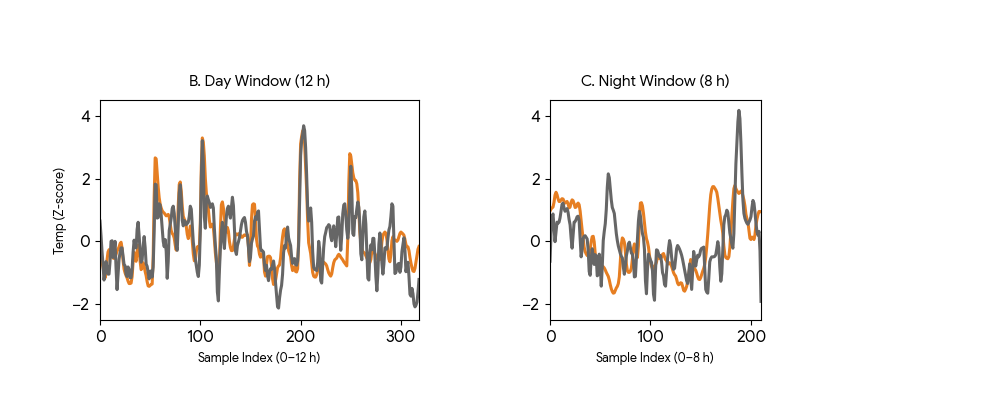
#> input picture Code_Generated_Image.png, 1000 x 400 px
$ jupyter execute physiological_synchrony_end_to_end3.ipynb
#> lines starting #> are read from the running program, lines starting #| are printed output that depends on the picture; after the words box and inside, x2 and y2 are one past the last pixel; in counts of white or black regions, pixels touching at a corner belong together
# End-to-End Physiological Synchrony Analysis: Occlusion-Aware Plot Digitization & Spectral Surrogate Testing

This notebook implements a fully transparent, reproducible pipeline that:
1. **Loads and crops** the source slide image (`Code_Generated_image.png`) into Day (Panel B, 12 h) and Night (Panel C, 8 h) regions of interest.
2. **Extracts overlapping time series** via RGB chromaticity/luminance thresholding and **occlusion-aware reconstruction** (`mal[t] = fem[t]` where the opaque foreground gray trace obscures the background orange trace), followed by 3-point binomial smoothing (`[0.25, 0.5, 0.25]`) and Z-score standardization.
3. **Evaluates statistical significance** using FFT phase-randomized surrogate time series (`phaseScrambleTS`), preserving each trace's exact power spectrum and autocorrelation structure while destroying cross-animal phase coupling.

## 1. Image Loading, Cropping & Occlusion-Aware Extraction

Standard plot-digitizing tools default to linear or spline interpolation across missing segments. When two physiological traces overlap because one curve is plotted opaquely on top of another, linear interpolation cuts across shared peaks and systematically biases cross-correlation downward. Instead, columns where the background orange curve disappears while the foreground gray curve is present are assigned the foreground coordinate (`mal[t] = fem[t]`).

[cell 1]
import numpy as np
import numpy as np
import matplotlib.pyplot as plt
from PIL import Image


def extract_occluded_traces(
    img_rgb,
    crop_box,
    gray_thresh=35,
    orange_sat_thresh=40,
    overlap_px_thresh=2.5,
    zscore=True,
):
    """
    Digitizes two overlapping curves (foreground gray, background orange) from
    a cropped plot region using an occlusion-aware foreground prior.
    Flags occlusion both when orange completely vanishes (len(o_rows) == 0)
    and when partial stroke overlap brings centroids within `overlap_px_thresh`.
    """
#> called with crop_box = (102, 421, 102, 318), gray_thresh = 35, orange_sat_thresh = 40, overlap_px_thresh = 2.5, zscore = True
    x0, x1, y0, y1 = crop_box
    roi = img_rgb[y0:y1, x0:x1].astype(float)
    R, G, B = roi[:, :, 0], roi[:, :, 1], roi[:, :, 2]
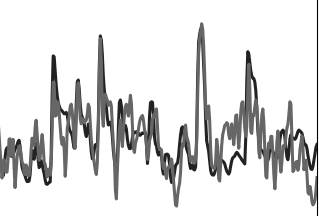
#> B: shape (216, 319) float64; min 0, max 255, mean 223.5

    channel_spread = np.max(roi, axis=2) - np.min(roi, axis=2)
    luminance = np.mean(roi, axis=2)
    gray_mask = (channel_spread < gray_thresh) & (luminance < 210)
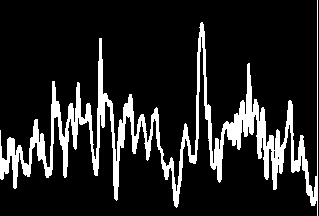
#> gray_mask: shape (216, 319) bool; 14.2% white; 1 white region, box (x1, y1, x2, y2) and area: (0, 0, 318, 216) 9763
    orange_mask = ((R - B) > orange_sat_thresh) & (R > G)
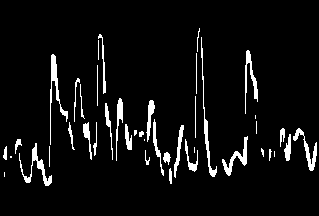
#> orange_mask: shape (216, 319) bool; 5.8% white; 43 white regions (9 under 20 px), largest, box (x1, y1, x2, y2) and area: (50, 54, 68, 145) 343, (19, 143, 52, 186) 317, (201, 37, 217, 177) 304

    n_cols = roi.shape[1]
#> n_cols = 319
    height = roi.shape[0]
#> height = 216
    fem_y = np.full(n_cols, np.nan)
    mal_y = np.full(n_cols, np.nan)
    occlusion_mask = np.zeros(n_cols, dtype=bool)

    for col in range(n_cols):
        g_rows = np.where(gray_mask[:, col])[0]
        o_rows = np.where(orange_mask[:, col])[0]

        if len(g_rows) > 0:
            fem_y[col] = height - np.median(g_rows)

        if len(o_rows) > 0:
            raw_mal = height - np.median(o_rows)
            # If gray is present and centroids are within stroke width, partial occlusion
            # skews the visible orange edge pixels -> snap to foreground center
            if len(g_rows) > 0 and abs(fem_y[col] - raw_mal) <= overlap_px_thresh:
                mal_y[col] = fem_y[col]
                occlusion_mask[col] = True
            else:
                mal_y[col] = raw_mal
        elif len(g_rows) > 0:
            mal_y[col] = fem_y[col]
            occlusion_mask[col] = True
#> this loop made 319 passes
#> (g_rows, o_rows, raw_mal) on passes 25, 27, 29, 48, 49: ([163, 164, 165, 166, 167, 168, 169, 170, 171, 172, 173, 174], [176, 177, 178, 179], 38.5), ([163, 164, 165, 166, 167, 168, 169, 170, 171, 172, 173, 174], [176, 177, 178, 179, 180, 181, 182], 37), ([165, 166, 167, 168, 169, 170, 171, 172, 173, 174, 175, 176], [177, 178, 179, 180, 181, 182], 36.5), ([167, 168, 169, 170, 171, 172, 173, 174, 175, 176, 177], [181, 182, 183, 184, 185], 33), ([167, 168, 169, 170, 171, 172, 173, 174, 175, 176, 177], [178, 179, 180, 181, 182, 183, 184, 185], 34.5)
#> (o_rows, raw_mal) on passes 4, 11, 12, 16, 17, 18: ([155, 156, 157], 60), ([156, 157], 59.5), ([156, 157], 59.5), ([144, 145, 146, 147, 148, 149, 150, 151, 152, 153], 67.5), ([141, 142, 143, 144, 145, 146, 147, 148, 149], 71), ([139, 140, 141, 142, 143, 144, 145, 146], 73.5)

    cols = np.arange(n_cols)
#> cols = 319 values from 0 to 318
    if np.any(np.isnan(fem_y)):
        fem_y = np.interp(cols, cols[~np.isnan(fem_y)], fem_y[~np.isnan(fem_y)])
#> fem_y = 319 values, max 187 at index 201, min 15 at index 313, mean 77.08
    if np.any(np.isnan(mal_y)):
        mal_y = np.interp(cols, cols[~np.isnan(mal_y)], mal_y[~np.isnan(mal_y)])
#> mal_y = 319 values, max 186.5 at index 199, min 33 at index 47, mean 78.76

    kernel = np.array([0.25, 0.5, 0.25])
    fem_smooth = np.convolve(np.pad(fem_y, 1, mode="edge"), kernel, mode="valid")
#> fem_smooth = 319 values, max 183.6 at index 201, min 17 at index 313, mean 77.08
    mal_smooth = np.convolve(np.pad(mal_y, 1, mode="edge"), kernel, mode="valid")
#> mal_smooth = 319 values, max 183.5 at index 199, min 33.75 at index 47, mean 78.76

    if zscore:
        fem_smooth = (fem_smooth - np.mean(fem_smooth)) / np.std(fem_smooth)
#> fem_smooth = 319 values, max 3.94 at index 201, min -2.22 at index 313, mean 2.12e-16
        mal_smooth = (mal_smooth - np.mean(mal_smooth)) / np.std(mal_smooth)
#> mal_smooth = 319 values, max 3.32 at index 199, min -1.43 at index 47, mean -1.34e-16

    return mal_smooth, fem_smooth, occlusion_mask


def get_occlusion_intervals(t, occ_mask):
    """Return list of (t_start, t_end) tuples for contiguous True runs in occ_mask."""
    padded = np.concatenate(([False], occ_mask, [False]))
    starts = np.where(padded[1:] & ~padded[:-1])[0]
    ends = np.where(~padded[1:] & padded[:-1])[0] - 1
    return [(t[s], t[e]) for s, e in zip(starts, ends)]


# Load slide image and extract
slide_path = "Code_Generated_Image.png"
img = np.array(Image.open(slide_path).convert("RGB"))

DAY_CROP_BOX = (102, 421, 102, 318)
NIGHT_CROP_BOX = (552, 763, 102, 318)

mal_day, fem_day, occ_day = extract_occluded_traces(img, DAY_CROP_BOX, overlap_px_thresh=2.5)
#> mal_day has the same summary as mal_smooth in extract_occluded_traces; fem_day has the same summary as fem_smooth in extract_occluded_traces
mal_nite, fem_nite, occ_nite = extract_occluded_traces(img, NIGHT_CROP_BOX, overlap_px_thresh=2.5)
#> call 2 of extract_occluded_traces, with crop_box = (552, 763, 102, 318), gray_thresh = 35, orange_sat_thresh = 40, overlap_px_thresh = 2.5, zscore = True
#> in extract_occluded_traces (call 2), `R, G, B = roi[:, :, 0], roi[:, :, 1], roi[:, :, 2]`:
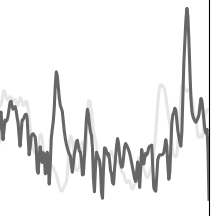
#> R: shape (216, 211) float64; min 0, max 255, mean 235.4
#> in extract_occluded_traces (call 2), `R, G, B = roi[:, :, 0], roi[:, :, 1], roi[:, :, 2]`:
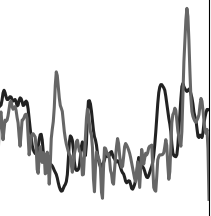
#> B: shape (216, 211) float64; min 0, max 255, mean 227.2
#> in extract_occluded_traces (call 2), `channel_spread = np.max(roi, axis=2) - np.min(roi, axis=2)`:
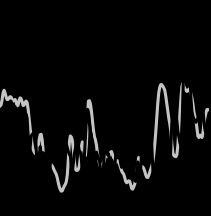
#> channel_spread: shape (216, 211) float64; min 0, max 196, mean 8.2
#> in extract_occluded_traces (call 2), `gray_mask = (channel_spread < gray_thresh) & (luminance < 210)`:
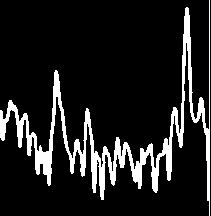
#> gray_mask: shape (216, 211) bool; 12.3% white; 1 white region, box (x1, y1, x2, y2) and area: (0, 0, 210, 216) 5601
#> in extract_occluded_traces (call 2), `orange_mask = ((R - B) > orange_sat_thresh) & (R > G)`:
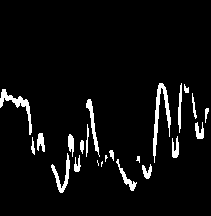
#> orange_mask: shape (216, 211) bool; 5.2% white; 23 white regions (4 under 20 px), largest, box (x1, y1, x2, y2) and area: (153, 83, 171, 163) 429, (0, 89, 32, 135) 320, (51, 153, 70, 193) 229
#> the loop in extract_occluded_traces (call 2), `for col in range(n_cols):` made 211 passes
#> (g_rows, o_rows, raw_mal) on passes 7, 11, 12, 13, 14, 15, 24: ([114, 115, 116, 117, 118, 119, 120, 121, 122], [92, 93, 94, 95, 96, 97, 98, 99, 100], 120), ([100, 101, 102, 103, 104, 105, 106, 107, 108, 109, 110], [95, 96, 97, 98, 99], 119), ([100, 101, 102, 103, 104, 105, 106, 107, 108, 109], [95, 96, 97, 98, 99], 119), ([102, 103, 104, 105, 106, 107, 108, 109, 110], [96, 97, 98, 99, 100, 101], 117.5), ([104, 105, 106, 107, 108, 109, 110], [98, 99, 100, 101, 102], 116), ([105, 106, 107, 108, 109, 110, 111], [98, 99, 100, 101, 102], 116), ([114, 115, 116, 117, 118, 119, 120, 121, 122, 123, 124], [100, 101, 102, 103, 104, 105, 106], 113)
#> (o_rows, raw_mal) on passes 1, 4, 5, 6, 8, 9: ([98, 99, 100, 101, 102, 103, 104, 105, 106, 107], 113.5), ([89, 90, 91, 92, 93, 94, 95, 96, 97, 98, 99, 100, 101], 121), ([89, 90, 91, 92, 93, 94, 95, 96, 97], 123), ([89, 90, 91, 92, 93, 94, 95, 96, 97, 98, 99], 122), ([95, 96, 97, 98, 99, 100], 118.5), ([96, 97, 98, 99, 100], 118)
#> in extract_occluded_traces (call 2), `fem_y = np.interp(cols, cols[~np.isnan(fem_y)], fem_y[~np.isnan(fem_y)])`: fem_y = 211 values, max 191.5 at index 186, min 33 at index 101, mean 76.77
#> in extract_occluded_traces (call 2), `mal_y = np.interp(cols, cols[~np.isnan(mal_y)], mal_y[~np.isnan(mal_y)])`: mal_y = 211 values, max 158 at index 189, min 26 at index 61, mean 77.28
#> in extract_occluded_traces (call 2), `fem_smooth = np.convolve(np.pad(fem_y, 1, mode="edge"), kernel, mode="..`: fem_smooth = 211 values, max 187.5 at index 186, min 35.88 at index 101, mean 76.77
#> in extract_occluded_traces (call 2), `mal_smooth = np.convolve(np.pad(mal_y, 1, mode="edge"), kernel, mode="..`: mal_smooth = 211 values, max 146 at index 189, min 26.75 at index 61, mean 77.28
#> in extract_occluded_traces (call 2), `fem_smooth = (fem_smooth - np.mean(fem_smooth)) / np.std(fem_smooth)`: fem_smooth = 211 values, max 3.88 at index 186, min -1.43 at index 101, mean 2.08e-16
#> in extract_occluded_traces (call 2), `mal_smooth = (mal_smooth - np.mean(mal_smooth)) / np.std(mal_smooth)`: mal_smooth = 211 values, max 2.21 at index 189, min -1.62 at index 61, mean -1.16e-16
#> mal_nite has the same summary as mal_smooth in extract_occluded_traces; fem_nite has the same summary as fem_smooth in extract_occluded_traces

print(f"Day occluded:   {occ_day.mean():.1%} ({occ_day.sum()}/{len(occ_day)} cols)")
#| Day occluded:   14.7% (47/319 cols)
print(f"Night occluded: {occ_nite.mean():.1%} ({occ_nite.sum()}/{len(occ_nite)} cols)")
#| Night occluded: 13.3% (28/211 cols)

## 2. Crop & Occlusion Diagnostic Verification

Visualizing the crop boxes on the source image alongside the reconstructed traces (highlighting occluded columns in red) verifies that axis spines are excluded and shared peaks are faithfully recovered.

[cell 2]
fig, axes = plt.subplots(1, 2, figsize=(8.5, 3.4))

for ax, t_max, mal, fem, occ, title in [
    (axes[0], 12.0, mal_day, fem_day, occ_day, "B. Day Reconstructed"),
    (axes[1], 8.0, mal_nite, fem_nite, occ_nite, "C. Night Reconstructed"),
]:
    t = np.linspace(0, t_max, len(mal))
    intervals = get_occlusion_intervals(t, occ)

    for idx, (t_start, t_end) in enumerate(intervals):
        ax.axvspan(t_start, t_end, color="crimson", alpha=0.10,
                   label="occluded span" if idx == 0 else None)
        ax.axvline(t_start, color="#1b9e77", linestyle="--", lw=1.0, alpha=0.85,
                   label="occlusion start" if idx == 0 else None)
        ax.axvline(t_end, color="#d95f02", linestyle=":", lw=1.1, alpha=0.85,
                   label="occlusion end" if idx == 0 else None)

    ax.plot(t, mal, color="#E67E22", alpha=0.85, lw=1.8, label="mal (reconstructed)")
    ax.plot(t, fem, color="#444444", alpha=0.85, lw=1.8, label="fem (foreground)")
    ax.set_title(f"{title} (r = {np.corrcoef(mal, fem)[0,1]:.3f})", fontsize=10, fontweight="bold")
    ax.set_xlabel("Time (h)")
    ax.set_ylabel("Temp (Z-score)")
    ax.legend(fontsize=7.5, loc="upper right", ncol=2)
#> this loop made 2 passes
#> (t_max, title) on passes 1 to 2: (12, 'B. Day Reconstructed'), (8, 'C. Night Reconstructed')

plt.tight_layout()
plt.show()
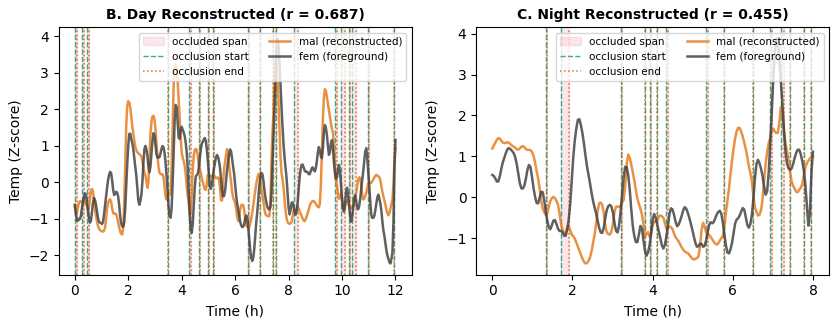
#> figure drawn by matplotlib, 2 panels

## 3. FFT Phase-Randomized Surrogate Significance Testing

To test whether observed dyadic correlation exceeds what is expected from slow circadian or ultradian autocorrelation alone, we generate $N = 1{,}000$ phase-scrambled surrogates for each window and compare the empirical Pearson $r$ against the 99.9th percentile of the null distribution.

[cell 3]
from scipy.signal import detrend


def phaseScrambleTS(ts, rng=None):
    """Generate a phase-randomized surrogate preserving the exact amplitude spectrum."""
    if rng is None:
        rng = np.random.default_rng()
    ts = np.asarray(ts, dtype=float)
    n = len(ts)
    fft_vals = np.fft.rfft(ts)
    amplitudes = np.abs(fft_vals)
    phases = np.angle(fft_vals)

    random_phases = rng.uniform(0, 2 * np.pi, size=len(fft_vals))
    random_phases[0] = phases[0]  # Preserve DC component
    if n % 2 == 0:
        random_phases[-1] = phases[-1]  # Preserve Nyquist phase if even length

    surrogate_fft = amplitudes * np.exp(1j * random_phases)
    return np.fft.irfft(surrogate_fft, n=n)


def preprocess_for_synchrony(ts):
    """Linearly detrend and Z-score normalize a time series prior to surrogate testing."""
    ts_dt = detrend(np.asarray(ts, dtype=float), type="linear")
#> ts_dt = 319 values, max 3.33 at index 199, min -1.46 at index 47, mean 2.23e-17
    return (ts_dt - np.mean(ts_dt)) / np.std(ts_dt)


def compute_surrogate_significance(ts1, ts2, n_surrogates=1000, seed=42, apply_detrend=True):
    """
    Compute empirical Pearson r, 99.9th-percentile surrogate threshold,
    Arbitrary Significance ratio (AS = r_obs / r_99.9%), and empirical p-value.
    """
    if apply_detrend:
        ts1 = preprocess_for_synchrony(ts1)
#> ts1 = 319 values, max 3.33 at index 199, min -1.46 at index 47, mean 1.11e-17
        ts2 = preprocess_for_synchrony(ts2)
#> ts2 = 319 values, max 3.96 at index 201, min -2.16 at index 313, mean 3.34e-17

    rng = np.random.default_rng(seed)
    r_obs = np.corrcoef(ts1, ts2)[0, 1]
#> r_obs = 0.687
    r_null = np.empty(n_surrogates)
#> r_null = 1000 values, max 3.96 at index 520, min -2.16 at index 632, mean 0.00431

    for i in range(n_surrogates):
        s1 = phaseScrambleTS(ts1, rng=rng)
        s2 = phaseScrambleTS(ts2, rng=rng)
        r_null[i] = np.corrcoef(s1, s2)[0, 1]
#> after the loop, r_null = 1000 values, max 0.541 at index 266, min -0.591 at index 872, mean -0.000351

    thresh_999 = np.percentile(r_null, 99.9)
#> thresh_999 = 0.54
    as_ratio = r_obs / thresh_999 if thresh_999 > 0 else np.nan
#> as_ratio = 1.27
    p_val = (np.sum(r_null >= r_obs) + 1) / (n_surrogates + 1)
#> p_val = 0.000999
    return r_obs, thresh_999, as_ratio, p_val, r_null


r_day, thresh_day, as_day, p_day, null_day = compute_surrogate_significance(
    mal_day, fem_day, apply_detrend=True
)
#> r_day = 0.687; thresh_day = 0.54; as_day = 1.27; p_day = 0.000999; null_day has the same summary as r_null in compute_surrogate_significance
r_nite, thresh_nite, as_nite, p_nite, null_nite = compute_surrogate_significance(
    mal_nite, fem_nite, apply_detrend=True
)
#> r_nite = 0.453; thresh_nite = 0.604; as_nite = 0.75; p_nite = 0.0669; null_nite = 1000 values, max 0.629 at index 491, min -0.682 at index 631, mean 0.00196

print(f"Day (12 h, detrended):   R = {r_day:.3f} | 99.9% null = {thresh_day:.3f} | AS = {as_day:.3f} | p = {p_day:.4f}")
#| Day (12 h, detrended):   R = 0.687 | 99.9% null = 0.540 | AS = 1.272 | p = 0.0010
print(f"Night (8 h, detrended):  R = {r_nite:.3f} | 99.9% null = {thresh_nite:.3f} | AS = {as_nite:.3f} | p = {p_nite:.4f}")
#| Night (8 h, detrended):  R = 0.453 | 99.9% null = 0.604 | AS = 0.750 | p = 0.0669

# Plot surrogate null distributions with Arbitrary Significance (AS)
fig, axes = plt.subplots(1, 2, figsize=(8.5, 3.4))
for ax, null_dist, r_obs, thresh, as_val, p_val, y_max, title in [
    (axes[0], null_day, r_day, thresh_day, as_day, p_day, 2.7, "D. Day Surrogate Null (N=1,000)"),
    (axes[1], null_nite, r_nite, thresh_nite, as_nite, p_nite, 1.7, "E. Night Surrogate Null (N=1,000)"),
]:
    ax.hist(null_dist, bins=35, color="#cccccc", edgecolor="#555555", density=True)
    #ax.axvline(thresh, color="black", linestyle="--", lw=1.5, label=f"99.9% null ({thresh:.3f})")
    ax.axvline(r_obs, color="#d90077", lw=2.2, label=f"Observed R ({r_obs:.3f})")

    status = "SIGNIFICANT (>1.0)" if as_val > 1.0 else "NON-SIG (<1.0)"
    stats_text = (
        f"AS ($R / R_{{99.9\\%}}$) = {as_val:.3f}\n"
        f"p = {p_val:.4f} ({status})"
    )
    ax.text(
        0.04, 0.94, stats_text,
        transform=ax.transAxes,
        va="top", ha="left",
        fontsize=8.5,
        bbox=dict(boxstyle="round,pad=0.35", facecolor="white", edgecolor="#bbbbbb", alpha=0.92),
    )

    ax.set_ylim(0, y_max)
    ax.set_title(title, fontsize=10, fontweight="bold")
    ax.set_xlabel("Pearson R")
    ax.set_ylabel("Density")
    ax.legend(fontsize=8, loc="upper right")
#> this loop made 2 passes
#> (r_obs, thresh, as_val, p_val, y_max, title, status) on passes 1 to 2: (0.687, 0.54, 1.27, 0.000999, 2.7, 'D. Day Surrogate Null (N=1,000)', 'SIGNIFICANT (>1.0)'), (0.453, 0.604, 0.75, 0.0669, 1.7, 'E. Night Surrogate Null (N=1,000)', 'NON-SIG (<1.0)')

plt.tight_layout()
plt.show()
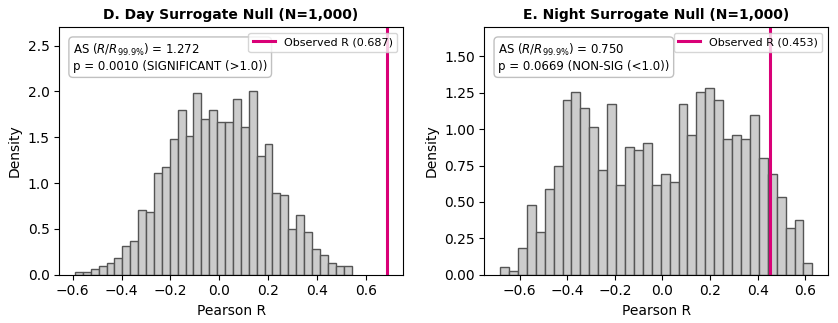
#> figure drawn by matplotlib, 2 panels; panel 1: tallest bar 2.01 high, from x = 0.12 to 0.153; panel 2: tallest bar 1.28 high, from x = 0.18 to 0.217
